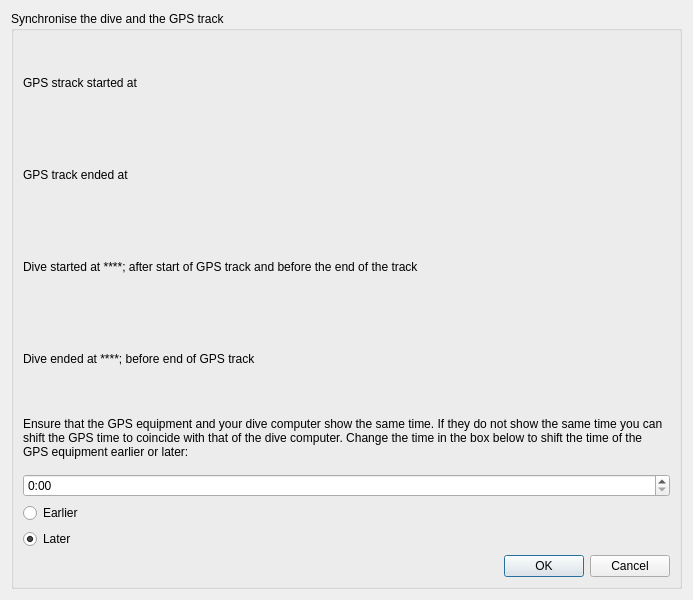
<?xml version="1.0" encoding="UTF-8"?>
<ui version="4.0">
 <class>DivelistGPS</class>
 <widget class="QDialog" name="DivelistGPS">
  <property name="windowModality">
   <enum>Qt::WindowModal</enum>
  </property>
  <property name="geometry">
   <rect>
    <x>0</x>
    <y>0</y>
    <width>693</width>
    <height>600</height>
   </rect>
  </property>
  <property name="sizePolicy">
   <sizepolicy hsizetype="Minimum" vsizetype="Minimum">
    <horstretch>0</horstretch>
    <verstretch>0</verstretch>
   </sizepolicy>
  </property>
  <property name="windowTitle">
   <string>Shift selected image times</string>
  </property>
  <property name="windowIcon">
   <iconset>
    <normalon>:subsurface-icon</normalon>
   </iconset>
  </property>
  <layout class="QVBoxLayout" name="verticalLayout_2">

   <item>
    <widget class="QGroupBox" name="groupBox">
     <property name="title">
      <string>Synchronise the dive and the GPS track</string>
     </property>
     <layout class="QVBoxLayout" name="verticalLayout">

      <item>
       <widget class="QLabel" name="startTimeLabel">
        <property name="text">
         <string>GPS strack started at</string>
        </property>
       </widget>
      </item>

      <item>
       <widget class="QLabel" name="endTimeLabel">
        <property name="text">
         <string>GPS track ended at</string>
        </property>
       </widget>
      </item>

      <item>
       <widget class="QLabel" name="startTimeSyncLabel">
        <property name="text">
         <string>Dive started at ****; after start of GPS track and before the end of the track</string>
        </property>
       </widget>
      </item>

      <item>
       <widget class="QLabel" name="endTimeSyncLabel">
        <property name="text">
         <string>Dive ended at ****; before end of GPS track</string>
        </property>
       </widget>
      </item>

      <item>
       <widget class="QLabel" name="startTimeLabel">
        <property name="maximumSize">
         <size>
          <width>16777215</width>
          <height>60</height>
         </size>
        </property>
        <property name="layoutDirection">
         <enum>Qt::LeftToRight</enum>
        </property>
        <property name="text">
         <string>Ensure that the GPS equipment and your dive computer show the same time. If they do not show the same time you can shift the GPS time to coincide with that of the dive computer. Change the time in the box below to shift the time of the GPS equipment earlier or later:</string>
        </property>
        <property name="wordWrap">
         <bool>true</bool>
        </property>
       </widget>
      </item>

      <item>
       <widget class="QTimeEdit" name="timeEdit">
        <property name="date">
         <date>
          <year>2000</year>
          <month>1</month>
          <day>1</day>
         </date>
        </property>
        <property name="maximumDateTime">
         <datetime>
          <hour>23</hour>
          <minute>59</minute>
          <second>59</second>
          <year>2010</year>
          <month>12</month>
          <day>31</day>
         </datetime>
        </property>
        <property name="minimumDateTime">
         <datetime>
          <hour>0</hour>
          <minute>0</minute>
          <second>0</second>
          <year>2000</year>
          <month>1</month>
          <day>1</day>
         </datetime>
        </property>
        <property name="maximumDate">
         <date>
          <year>2010</year>
          <month>12</month>
          <day>31</day>
         </date>
        </property>
        <property name="minimumDate">
         <date>
          <year>2000</year>
          <month>1</month>
          <day>1</day>
         </date>
        </property>
        <property name="maximumTime">
         <time>
          <hour>23</hour>
          <minute>59</minute>
          <second>59</second>
         </time>
        </property>
        <property name="minimumTime">
         <time>
          <hour>0</hour>
          <minute>0</minute>
          <second>0</second>
         </time>
        </property>
        <property name="displayFormat">
         <string>h:mm</string>
        </property>
        <property name="timeSpec">
         <enum>Qt::LocalTime</enum>
        </property>
       </widget>
      </item>

      <item>
       <widget class="QRadioButton" name="backwards">
        <property name="text">
         <string>Earlier</string>
        </property>
       </widget>
      </item>

      <item>
       <widget class="QRadioButton" name="forward">
        <property name="text">
         <string>Later</string>
        </property>
        <property name="checked">
         <bool>true</bool>
        </property>
       </widget>
      </item>

      <item>
       <widget class="QDialogButtonBox" name="buttonBox">
        <property name="orientation">
         <enum>Qt::Horizontal</enum>
        </property>
        <property name="standardButtons">
         <set>QDialogButtonBox::Cancel|QDialogButtonBox::Ok</set>
        </property>
       </widget>
      </item>

     </layout>
    </widget>
   </item> <!-- Groupbox -->

  </layout>
 </widget> <!-- QDialog -->

 <resources>
  <include location="../subsurface.qrc"/>
 </resources>
 <connections>
  <connection>
   <sender>buttonBox</sender>
   <signal>accepted()</signal>
   <receiver>ShiftImageTimesDialog</receiver>
   <slot>accept()</slot>
  </connection>
  <connection>
   <sender>buttonBox</sender>
   <signal>rejected()</signal>
   <receiver>ShiftImageTimesDialog</receiver>
   <slot>reject()</slot>
  </connection>
 </connections>
</ui>
